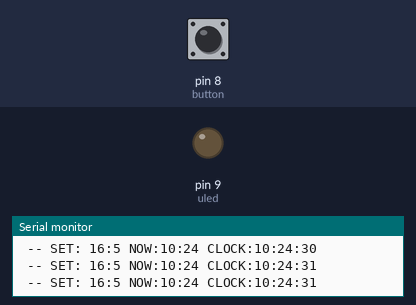
Simulated run of this sketch. Board: Arduino Uno, built with avr-gcc and run on an emulated ATmega328P. On the bench: output pins drawn as LEDs (lit = HIGH), the last lines printed to the serial monitor. Inputs (shaded band) come from the test bench; at power-on: pin 8 (button) LOW. The local clock reads 2024-03-15 10:24:30 at power-on unless the sketch sets it.

Above: at 1.8 s.
1.9 s: pin 8 (button) pulled HIGH for 0.6 s
At 16.37 s:
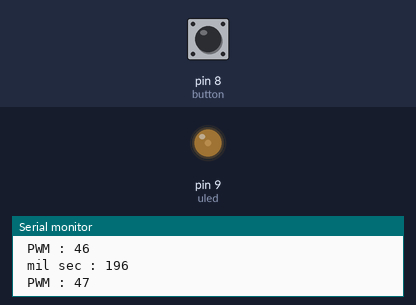
Timing chart, 0 to 21.3 s (numbered marks = the images above; inputs shaded):
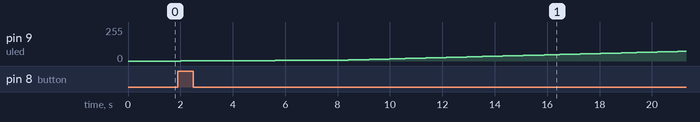

Measured:
- after the input at 1.9 s, pin 9 (uled): moves from 0/255 to 73/255 over 19.2 s, starting after 0.12 s

The sketch:

sunrise.ino
```cpp
#include <DS3231.h>

// settings

int fadeTime = 1;
int setHour = 16;
int setMin = 05;

// pin ~9 PWM

int uled = 9;

// pin 8

int button = 8;

int buttonState = 0;

int maxBrightness = 255;


DS3231 rtc(SDA, SCL);
Time t;

void setup() {

  // sets our light as the output on pin ~ 9 which is PWM

  pinMode(uled, OUTPUT);

  // sets our button

  pinMode(button, INPUT);

  // begins serial communication

  Serial.begin(9600);

  rtc.begin();
  t = rtc.getTime();

}

void loop() {

Serial.print(" -- ");

  // checks if its time to start getting bright
  // aka when it's time to wake up.

  Serial.print("SET: ");
  Serial.print(setHour);
  Serial.print(":");
  Serial.print(setMin);
  Serial.print(" NOW:");
  Serial.print(t.hour);
  Serial.print(":");
  Serial.print(t.min);

  Serial.print(" CLOCK:");
  Serial.println(rtc.getTimeStr());

//if (t.hour == setHour && t.min == setMin) {

  // reads the state of the pushbutton value;

  buttonState = digitalRead(button);

  if (buttonState == 1) {
    Serial.println("button pressed");

    // button for demo purposes

    active();

    // resets the button to 0

    buttonState = 0;
  } else if (t.hour == setHour) {
    active();
  }

  // waits one second before repeating

  delay(500);

}

void active() {

  Serial.println(" led turned on");

  // fade begin

  // the delay functions are to prevent the LED from becoming too bright
  // in the early stages of the fadetime.

  analogWrite(uled, 1);
  delay((fadeTime * 60000)/50);

  analogWrite(uled, 2);
  delay((fadeTime * 60000)/50);

  analogWrite(uled, 3);
  delay((fadeTime * 60000)/50);

  analogWrite(uled, 4);
  delay((fadeTime * 60000)/50);

  analogWrite(uled, 5);
  delay((fadeTime * 60000)/50);


  // for statement controls the speed
  // at which the light should get brighter and brighter
  // depending on the fadetime.

  for (int i = 6; i <= 255; i++) {
    analogWrite(uled, i);
    delay(((fadeTime * 60000)/306));
    Serial.print(" mil sec : ");
    Serial.println(((fadeTime * 60000)/306));
    Serial.print(" PWM : ");
    Serial.println(i);
    }

    delay((fadeTime * 60000)/5);

    // shuts the light off.
    analogWrite(uled, 0);

  }
```
